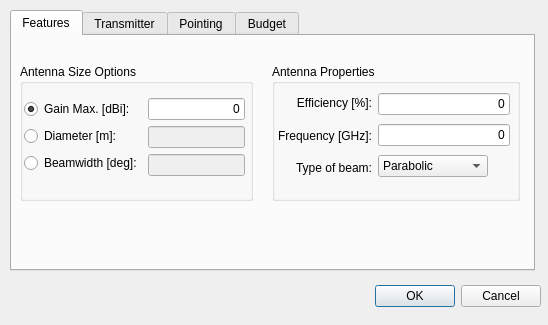
<?xml version="1.0" encoding="UTF-8"?>
<ui version="4.0">
 <class>transmitterPayloadDialog</class>
 <widget class="QDialog" name="transmitterPayloadDialog">
  <property name="geometry">
   <rect>
    <x>0</x>
    <y>0</y>
    <width>548</width>
    <height>325</height>
   </rect>
  </property>
  <property name="minimumSize">
   <size>
    <width>548</width>
    <height>325</height>
   </size>
  </property>
  <property name="maximumSize">
   <size>
    <width>548</width>
    <height>325</height>
   </size>
  </property>
  <property name="sizeIncrement">
   <size>
    <width>0</width>
    <height>0</height>
   </size>
  </property>
  <property name="windowTitle">
   <string>Transmitter</string>
  </property>
  <widget class="QDialogButtonBox" name="buttonBox">
   <property name="geometry">
    <rect>
     <x>200</x>
     <y>280</y>
     <width>341</width>
     <height>32</height>
    </rect>
   </property>
   <property name="orientation">
    <enum>Qt::Horizontal</enum>
   </property>
   <property name="standardButtons">
    <set>QDialogButtonBox::Cancel|QDialogButtonBox::Ok</set>
   </property>
  </widget>
  <widget class="QTabWidget" name="tabWidget">
   <property name="geometry">
    <rect>
     <x>10</x>
     <y>10</y>
     <width>525</width>
     <height>261</height>
    </rect>
   </property>
   <property name="currentIndex">
    <number>0</number>
   </property>
   <widget class="QWidget" name="FeaturesPage">
    <property name="enabled">
     <bool>true</bool>
    </property>
    <attribute name="title">
     <string>Features</string>
    </attribute>
    <widget class="QGroupBox" name="AntennaSizeGroupBox">
     <property name="geometry">
      <rect>
       <x>8</x>
       <y>28</y>
       <width>233</width>
       <height>137</height>
      </rect>
     </property>
     <property name="title">
      <string>Antenna Size Options</string>
     </property>
     <widget class="QWidget" name="layoutWidget">
      <property name="geometry">
       <rect>
        <x>4</x>
        <y>24</y>
        <width>221</width>
        <height>99</height>
       </rect>
      </property>
      <layout class="QVBoxLayout" name="verticalLayout_5">
       <item>
        <layout class="QHBoxLayout" name="horizontalLayout">
         <item>
          <layout class="QVBoxLayout" name="verticalLayout">
           <item>
            <widget class="QRadioButton" name="GainMaxRadioButton">
             <property name="text">
              <string>Gain Max. [dBi]:</string>
             </property>
             <property name="checked">
              <bool>true</bool>
             </property>
             <property name="autoRepeat">
              <bool>false</bool>
             </property>
            </widget>
           </item>
           <item>
            <widget class="QRadioButton" name="DiameterRadioButton">
             <property name="layoutDirection">
              <enum>Qt::LeftToRight</enum>
             </property>
             <property name="text">
              <string>Diameter [m]:</string>
             </property>
            </widget>
           </item>
           <item>
            <widget class="QRadioButton" name="BeamWidthRadioButton">
             <property name="text">
              <string>Beamwidth [deg]:</string>
             </property>
            </widget>
           </item>
          </layout>
         </item>
         <item>
          <layout class="QVBoxLayout" name="verticalLayout_2">
           <item>
            <widget class="QLineEdit" name="GainLineEdit">
             <property name="text">
              <string>0</string>
             </property>
             <property name="alignment">
              <set>Qt::AlignRight|Qt::AlignTrailing|Qt::AlignVCenter</set>
             </property>
            </widget>
           </item>
           <item>
            <widget class="QLineEdit" name="DiameterLineEdit">
             <property name="enabled">
              <bool>false</bool>
             </property>
             <property name="text">
              <string/>
             </property>
             <property name="alignment">
              <set>Qt::AlignRight|Qt::AlignTrailing|Qt::AlignVCenter</set>
             </property>
            </widget>
           </item>
           <item>
            <widget class="QLineEdit" name="BeamLineEdit">
             <property name="enabled">
              <bool>false</bool>
             </property>
             <property name="text">
              <string/>
             </property>
             <property name="alignment">
              <set>Qt::AlignRight|Qt::AlignTrailing|Qt::AlignVCenter</set>
             </property>
            </widget>
           </item>
          </layout>
         </item>
        </layout>
       </item>
      </layout>
     </widget>
    </widget>
    <widget class="QGroupBox" name="groupBox">
     <property name="geometry">
      <rect>
       <x>260</x>
       <y>28</y>
       <width>248</width>
       <height>137</height>
      </rect>
     </property>
     <property name="title">
      <string>Antenna Properties</string>
     </property>
     <widget class="QWidget" name="layoutWidget">
      <property name="geometry">
       <rect>
        <x>6</x>
        <y>26</y>
        <width>232</width>
        <height>91</height>
       </rect>
      </property>
      <layout class="QHBoxLayout" name="horizontalLayout_2">
       <item>
        <layout class="QVBoxLayout" name="verticalLayout_4">
         <item>
          <widget class="QLabel" name="EfficiencyLabel">
           <property name="text">
            <string>Efficiency [%]:</string>
           </property>
           <property name="alignment">
            <set>Qt::AlignRight|Qt::AlignTrailing|Qt::AlignVCenter</set>
           </property>
          </widget>
         </item>
         <item>
          <widget class="QLabel" name="FrequencyLabel">
           <property name="text">
            <string>Frequency [GHz]:</string>
           </property>
           <property name="alignment">
            <set>Qt::AlignRight|Qt::AlignTrailing|Qt::AlignVCenter</set>
           </property>
          </widget>
         </item>
         <item>
          <widget class="QLabel" name="TypeBeamLabel">
           <property name="text">
            <string>Type of beam:</string>
           </property>
           <property name="alignment">
            <set>Qt::AlignRight|Qt::AlignTrailing|Qt::AlignVCenter</set>
           </property>
          </widget>
         </item>
        </layout>
       </item>
       <item>
        <layout class="QVBoxLayout" name="verticalLayout_3">
         <item>
          <widget class="QLineEdit" name="EfficiencyLineEdit">
           <property name="text">
            <string>0</string>
           </property>
           <property name="alignment">
            <set>Qt::AlignRight|Qt::AlignTrailing|Qt::AlignVCenter</set>
           </property>
          </widget>
         </item>
         <item>
          <widget class="QLineEdit" name="FrequencyLineEdit">
           <property name="text">
            <string>0</string>
           </property>
           <property name="alignment">
            <set>Qt::AlignRight|Qt::AlignTrailing|Qt::AlignVCenter</set>
           </property>
          </widget>
         </item>
         <item>
          <widget class="QComboBox" name="TypeBeamComboBox">
           <property name="maximumSize">
            <size>
             <width>110</width>
             <height>16777215</height>
            </size>
           </property>
           <item>
            <property name="text">
             <string>Parabolic</string>
            </property>
           </item>
          </widget>
         </item>
        </layout>
       </item>
      </layout>
     </widget>
    </widget>
   </widget>
   <widget class="QWidget" name="TransmitterPage">
    <attribute name="title">
     <string>Transmitter</string>
    </attribute>
    <widget class="QGroupBox" name="PolarisationGroupBox">
     <property name="geometry">
      <rect>
       <x>250</x>
       <y>10</y>
       <width>261</width>
       <height>101</height>
      </rect>
     </property>
     <property name="title">
      <string>Polarisation</string>
     </property>
     <widget class="QWidget" name="layoutWidget">
      <property name="geometry">
       <rect>
        <x>4</x>
        <y>24</y>
        <width>257</width>
        <height>72</height>
       </rect>
      </property>
      <layout class="QHBoxLayout" name="horizontalLayout_4">
       <item>
        <layout class="QVBoxLayout" name="verticalLayout_10">
         <item>
          <widget class="QLabel" name="TypePolLabel">
           <property name="text">
            <string>Type:</string>
           </property>
           <property name="alignment">
            <set>Qt::AlignRight|Qt::AlignTrailing|Qt::AlignVCenter</set>
           </property>
          </widget>
         </item>
         <item>
          <widget class="QLabel" name="TiltLabel">
           <property name="text">
            <string>Tilt Angle [deg]:</string>
           </property>
          </widget>
         </item>
        </layout>
       </item>
       <item>
        <layout class="QVBoxLayout" name="verticalLayout_11">
         <item>
          <widget class="QComboBox" name="PolarisationComboBox">
           <item>
            <property name="text">
             <string>Linear</string>
            </property>
           </item>
           <item>
            <property name="text">
             <string>Right Circular</string>
            </property>
           </item>
           <item>
            <property name="text">
             <string>Left Circular</string>
            </property>
           </item>
          </widget>
         </item>
         <item>
          <widget class="QLineEdit" name="TiltLineEdit">
           <property name="text">
            <string>0</string>
           </property>
           <property name="alignment">
            <set>Qt::AlignRight|Qt::AlignTrailing|Qt::AlignVCenter</set>
           </property>
          </widget>
         </item>
        </layout>
       </item>
      </layout>
     </widget>
    </widget>
    <widget class="QGroupBox" name="ModulationGroupBox">
     <property name="geometry">
      <rect>
       <x>252</x>
       <y>110</y>
       <width>261</width>
       <height>101</height>
      </rect>
     </property>
     <property name="title">
      <string>Modulation</string>
     </property>
     <widget class="QWidget" name="layoutWidget">
      <property name="geometry">
       <rect>
        <x>4</x>
        <y>24</y>
        <width>249</width>
        <height>72</height>
       </rect>
      </property>
      <layout class="QHBoxLayout" name="horizontalLayout_5">
       <item>
        <layout class="QVBoxLayout" name="verticalLayout_12">
         <item>
          <widget class="QLabel" name="TypeModLabel">
           <property name="text">
            <string>Type:</string>
           </property>
           <property name="alignment">
            <set>Qt::AlignRight|Qt::AlignTrailing|Qt::AlignVCenter</set>
           </property>
          </widget>
         </item>
         <item>
          <widget class="QLabel" name="DataRateLabel">
           <property name="text">
            <string>Data Rate [Mbps]:</string>
           </property>
          </widget>
         </item>
        </layout>
       </item>
       <item>
        <layout class="QVBoxLayout" name="verticalLayout_13">
         <item>
          <widget class="QComboBox" name="TypeModComboBox">
           <item>
            <property name="text">
             <string>BPSK</string>
            </property>
           </item>
           <item>
            <property name="text">
             <string>DE-BPSK</string>
            </property>
           </item>
           <item>
            <property name="text">
             <string>D-BPSK</string>
            </property>
           </item>
           <item>
            <property name="text">
             <string>QPSK</string>
            </property>
           </item>
           <item>
            <property name="text">
             <string>DE-QPSK</string>
            </property>
           </item>
           <item>
            <property name="text">
             <string>D-QPSK</string>
            </property>
           </item>
           <item>
            <property name="text">
             <string>OQPSK</string>
            </property>
           </item>
           <item>
            <property name="text">
             <string>MSK</string>
            </property>
           </item>
          </widget>
         </item>
         <item>
          <widget class="QLineEdit" name="DataRateLineEdit">
           <property name="text">
            <string>0</string>
           </property>
           <property name="alignment">
            <set>Qt::AlignRight|Qt::AlignTrailing|Qt::AlignVCenter</set>
           </property>
          </widget>
         </item>
        </layout>
       </item>
      </layout>
     </widget>
    </widget>
    <widget class="QGroupBox" name="EquipmentGroupBox">
     <property name="geometry">
      <rect>
       <x>8</x>
       <y>10</y>
       <width>237</width>
       <height>201</height>
      </rect>
     </property>
     <property name="title">
      <string>Equipment</string>
     </property>
     <widget class="QWidget" name="layoutWidget">
      <property name="geometry">
       <rect>
        <x>7</x>
        <y>27</y>
        <width>221</width>
        <height>130</height>
       </rect>
      </property>
      <layout class="QHBoxLayout" name="horizontalLayout_3">
       <item>
        <layout class="QVBoxLayout" name="verticalLayout_8">
         <item>
          <widget class="QLabel" name="PowerLabel">
           <property name="text">
            <string>Power [W]:</string>
           </property>
           <property name="alignment">
            <set>Qt::AlignRight|Qt::AlignTrailing|Qt::AlignVCenter</set>
           </property>
          </widget>
         </item>
         <item>
          <widget class="QLabel" name="TxFeederLossLabel">
           <property name="text">
            <string>Feeder Loss [dB]:</string>
           </property>
           <property name="alignment">
            <set>Qt::AlignRight|Qt::AlignTrailing|Qt::AlignVCenter</set>
           </property>
          </widget>
         </item>
         <item>
          <widget class="QLabel" name="TxDepointingLossLabel">
           <property name="text">
            <string>Depointing Loss [dB]:</string>
           </property>
          </widget>
         </item>
         <item>
          <widget class="QLabel" name="BandWidthLabel">
           <property name="text">
            <string>Bandwidth [MHz]:</string>
           </property>
           <property name="alignment">
            <set>Qt::AlignRight|Qt::AlignTrailing|Qt::AlignVCenter</set>
           </property>
          </widget>
         </item>
        </layout>
       </item>
       <item>
        <layout class="QVBoxLayout" name="verticalLayout_7">
         <item>
          <widget class="QLineEdit" name="PowerLineEdit">
           <property name="minimumSize">
            <size>
             <width>0</width>
             <height>0</height>
            </size>
           </property>
           <property name="text">
            <string/>
           </property>
           <property name="alignment">
            <set>Qt::AlignRight|Qt::AlignTrailing|Qt::AlignVCenter</set>
           </property>
          </widget>
         </item>
         <item>
          <widget class="QLineEdit" name="TxFeederLossLineEdit">
           <property name="text">
            <string>0</string>
           </property>
           <property name="alignment">
            <set>Qt::AlignRight|Qt::AlignTrailing|Qt::AlignVCenter</set>
           </property>
          </widget>
         </item>
         <item>
          <widget class="QLineEdit" name="TxDepointingLossLineEdit">
           <property name="text">
            <string>0</string>
           </property>
           <property name="alignment">
            <set>Qt::AlignRight|Qt::AlignTrailing|Qt::AlignVCenter</set>
           </property>
          </widget>
         </item>
         <item>
          <widget class="QLineEdit" name="BandWidthLineEdit">
           <property name="minimumSize">
            <size>
             <width>0</width>
             <height>0</height>
            </size>
           </property>
           <property name="text">
            <string/>
           </property>
           <property name="alignment">
            <set>Qt::AlignRight|Qt::AlignTrailing|Qt::AlignVCenter</set>
           </property>
          </widget>
         </item>
        </layout>
       </item>
      </layout>
     </widget>
    </widget>
   </widget>
   <widget class="QWidget" name="PointingPage">
    <attribute name="title">
     <string>Pointing</string>
    </attribute>
    <widget class="QStackedWidget" name="stackedWidget">
     <property name="enabled">
      <bool>true</bool>
     </property>
     <property name="geometry">
      <rect>
       <x>84</x>
       <y>116</y>
       <width>365</width>
       <height>69</height>
      </rect>
     </property>
     <property name="currentIndex">
      <number>1</number>
     </property>
     <widget class="QWidget" name="CircularPage">
      <widget class="QWidget" name="layoutWidget">
       <property name="geometry">
        <rect>
         <x>84</x>
         <y>8</y>
         <width>211</width>
         <height>28</height>
        </rect>
       </property>
       <layout class="QHBoxLayout" name="horizontalLayout_10">
        <item>
         <widget class="QLabel" name="ConeAngleLabel">
          <property name="text">
           <string>Cone Angle      </string>
          </property>
          <property name="alignment">
           <set>Qt::AlignRight|Qt::AlignTrailing|Qt::AlignVCenter</set>
          </property>
         </widget>
        </item>
        <item>
         <widget class="QLineEdit" name="ConeAngleLineEdit">
          <property name="maximumSize">
           <size>
            <width>100</width>
            <height>26</height>
           </size>
          </property>
          <property name="text">
           <string>0</string>
          </property>
          <property name="alignment">
           <set>Qt::AlignRight|Qt::AlignTrailing|Qt::AlignVCenter</set>
          </property>
         </widget>
        </item>
       </layout>
      </widget>
     </widget>
     <widget class="QWidget" name="RectangularPage">
      <widget class="QWidget" name="layoutWidget">
       <property name="geometry">
        <rect>
         <x>4</x>
         <y>1</y>
         <width>325</width>
         <height>62</height>
        </rect>
       </property>
       <layout class="QHBoxLayout" name="horizontalLayout_9">
        <item>
         <layout class="QVBoxLayout" name="verticalLayout_17">
          <item>
           <widget class="QLabel" name="VerAngleLabel">
            <property name="text">
             <string>Vertical Half Angle [deg]:</string>
            </property>
            <property name="alignment">
             <set>Qt::AlignRight|Qt::AlignTrailing|Qt::AlignVCenter</set>
            </property>
           </widget>
          </item>
          <item>
           <widget class="QLabel" name="HorAngleLabel">
            <property name="text">
             <string>Horizontal Half Angle [deg]:</string>
            </property>
           </widget>
          </item>
         </layout>
        </item>
        <item>
         <layout class="QVBoxLayout" name="verticalLayout_16">
          <item>
           <widget class="QLineEdit" name="VertAngleLineEdit">
            <property name="alignment">
             <set>Qt::AlignRight|Qt::AlignTrailing|Qt::AlignVCenter</set>
            </property>
           </widget>
          </item>
          <item>
           <widget class="QLineEdit" name="HorAngleLineEdit">
            <property name="alignment">
             <set>Qt::AlignRight|Qt::AlignTrailing|Qt::AlignVCenter</set>
            </property>
           </widget>
          </item>
         </layout>
        </item>
       </layout>
      </widget>
     </widget>
    </widget>
    <widget class="QWidget" name="layoutWidget">
     <property name="geometry">
      <rect>
       <x>168</x>
       <y>12</y>
       <width>242</width>
       <height>95</height>
      </rect>
     </property>
     <layout class="QHBoxLayout" name="horizontalLayout_6">
      <item>
       <layout class="QVBoxLayout" name="verticalLayout_15">
        <item>
         <widget class="QLabel" name="ElevationLabel">
          <property name="text">
           <string>Elevation [deg]:</string>
          </property>
         </widget>
        </item>
        <item>
         <widget class="QLabel" name="AzimuthLabel">
          <property name="text">
           <string>Azimuth [deg]:</string>
          </property>
         </widget>
        </item>
        <item>
         <widget class="QLabel" name="ConeShapeLabel">
          <property name="text">
           <string>Cone Shape</string>
          </property>
          <property name="alignment">
           <set>Qt::AlignRight|Qt::AlignTrailing|Qt::AlignVCenter</set>
          </property>
         </widget>
        </item>
       </layout>
      </item>
      <item>
       <layout class="QVBoxLayout" name="verticalLayout_14">
        <item>
         <widget class="QLineEdit" name="ElLineEdit">
          <property name="enabled">
           <bool>true</bool>
          </property>
          <property name="font">
           <font>
            <italic>false</italic>
            <underline>false</underline>
            <strikeout>false</strikeout>
           </font>
          </property>
          <property name="text">
           <string>90</string>
          </property>
          <property name="alignment">
           <set>Qt::AlignRight|Qt::AlignTrailing|Qt::AlignVCenter</set>
          </property>
         </widget>
        </item>
        <item>
         <widget class="QLineEdit" name="AzLineEdit">
          <property name="enabled">
           <bool>true</bool>
          </property>
          <property name="text">
           <string>0</string>
          </property>
          <property name="alignment">
           <set>Qt::AlignRight|Qt::AlignTrailing|Qt::AlignVCenter</set>
          </property>
         </widget>
        </item>
        <item>
         <widget class="QComboBox" name="ConeShapeComboBox">
          <item>
           <property name="text">
            <string>Rectangular</string>
           </property>
          </item>
          <item>
           <property name="text">
            <string>Oval</string>
           </property>
          </item>
         </widget>
        </item>
       </layout>
      </item>
     </layout>
    </widget>
    <widget class="QCheckBox" name="observationCheckBox">
     <property name="geometry">
      <rect>
       <x>20</x>
       <y>20</y>
       <width>101</width>
       <height>17</height>
      </rect>
     </property>
     <property name="text">
      <string>Observation</string>
     </property>
    </widget></widget>
   <widget class="QWidget" name="BudgetPage">
    <attribute name="title">
     <string>Budget</string>
    </attribute>
    <widget class="QWidget" name="formLayoutWidget_2">
     <property name="geometry">
      <rect>
       <x>160</x>
       <y>48</y>
       <width>201</width>
       <height>128</height>
      </rect>
     </property>
     <layout class="QFormLayout" name="formLayout_2">
      <property name="fieldGrowthPolicy">
       <enum>QFormLayout::FieldsStayAtSizeHint</enum>
      </property>
      <item row="0" column="0">
       <widget class="QLabel" name="MassLabel">
        <property name="text">
         <string>Mass [Kg]: </string>
        </property>
        <property name="alignment">
         <set>Qt::AlignRight|Qt::AlignTrailing|Qt::AlignVCenter</set>
        </property>
       </widget>
      </item>
      <item row="0" column="1">
       <widget class="QLineEdit" name="MassLineEdit">
        <property name="alignment">
         <set>Qt::AlignRight|Qt::AlignTrailing|Qt::AlignVCenter</set>
        </property>
       </widget>
      </item>
      <item row="1" column="0">
       <widget class="QLabel" name="LengthLabel">
        <property name="text">
         <string>Length [m]: </string>
        </property>
        <property name="alignment">
         <set>Qt::AlignRight|Qt::AlignTrailing|Qt::AlignVCenter</set>
        </property>
       </widget>
      </item>
      <item row="1" column="1">
       <widget class="QLineEdit" name="LengthLineEdit">
        <property name="alignment">
         <set>Qt::AlignRight|Qt::AlignTrailing|Qt::AlignVCenter</set>
        </property>
       </widget>
      </item>
      <item row="2" column="0">
       <widget class="QLabel" name="WidthLabel">
        <property name="text">
         <string>Width [m]: </string>
        </property>
        <property name="alignment">
         <set>Qt::AlignRight|Qt::AlignTrailing|Qt::AlignVCenter</set>
        </property>
       </widget>
      </item>
      <item row="2" column="1">
       <widget class="QLineEdit" name="WidthLineEdit">
        <property name="alignment">
         <set>Qt::AlignRight|Qt::AlignTrailing|Qt::AlignVCenter</set>
        </property>
       </widget>
      </item>
      <item row="3" column="0">
       <widget class="QLabel" name="HightLabel">
        <property name="text">
         <string>Hight [m]: </string>
        </property>
        <property name="alignment">
         <set>Qt::AlignRight|Qt::AlignTrailing|Qt::AlignVCenter</set>
        </property>
       </widget>
      </item>
      <item row="3" column="1">
       <widget class="QLineEdit" name="HightLineEdit">
        <property name="alignment">
         <set>Qt::AlignRight|Qt::AlignTrailing|Qt::AlignVCenter</set>
        </property>
       </widget>
      </item>
     </layout>
    </widget>
   </widget>
  </widget>
  <widget class="QWidget" name="layoutWidget">
   <property name="geometry">
    <rect>
     <x>0</x>
     <y>0</y>
     <width>2</width>
     <height>2</height>
    </rect>
   </property>
   <layout class="QHBoxLayout" name="horizontalLayout_7"/>
  </widget>
  <widget class="QWidget" name="layoutWidget">
   <property name="geometry">
    <rect>
     <x>0</x>
     <y>0</y>
     <width>2</width>
     <height>2</height>
    </rect>
   </property>
   <layout class="QHBoxLayout" name="horizontalLayout_8"/>
  </widget>
 </widget>
 <tabstops>
  <tabstop>GainMaxRadioButton</tabstop>
  <tabstop>GainLineEdit</tabstop>
  <tabstop>DiameterRadioButton</tabstop>
  <tabstop>DiameterLineEdit</tabstop>
  <tabstop>BeamWidthRadioButton</tabstop>
  <tabstop>BeamLineEdit</tabstop>
  <tabstop>EfficiencyLineEdit</tabstop>
  <tabstop>FrequencyLineEdit</tabstop>
  <tabstop>TypeBeamComboBox</tabstop>
  <tabstop>PowerLineEdit</tabstop>
  <tabstop>TxFeederLossLineEdit</tabstop>
  <tabstop>TxDepointingLossLineEdit</tabstop>
  <tabstop>PolarisationComboBox</tabstop>
  <tabstop>TiltLineEdit</tabstop>
  <tabstop>TypeModComboBox</tabstop>
  <tabstop>DataRateLineEdit</tabstop>
  <tabstop>ElLineEdit</tabstop>
  <tabstop>AzLineEdit</tabstop>
  <tabstop>ConeShapeComboBox</tabstop>
  <tabstop>ConeAngleLineEdit</tabstop>
  <tabstop>MassLineEdit</tabstop>
  <tabstop>LengthLineEdit</tabstop>
  <tabstop>WidthLineEdit</tabstop>
  <tabstop>HightLineEdit</tabstop>
  <tabstop>HorAngleLineEdit</tabstop>
  <tabstop>buttonBox</tabstop>
  <tabstop>tabWidget</tabstop>
  <tabstop>VertAngleLineEdit</tabstop>
 </tabstops>
 <resources/>
 <connections>
  <connection>
   <sender>buttonBox</sender>
   <signal>accepted()</signal>
   <receiver>transmitterPayloadDialog</receiver>
   <slot>accept()</slot>
   <hints>
    <hint type="sourcelabel">
     <x>248</x>
     <y>254</y>
    </hint>
    <hint type="destinationlabel">
     <x>157</x>
     <y>274</y>
    </hint>
   </hints>
  </connection>
  <connection>
   <sender>buttonBox</sender>
   <signal>rejected()</signal>
   <receiver>transmitterPayloadDialog</receiver>
   <slot>reject()</slot>
   <hints>
    <hint type="sourcelabel">
     <x>316</x>
     <y>260</y>
    </hint>
    <hint type="destinationlabel">
     <x>286</x>
     <y>274</y>
    </hint>
   </hints>
  </connection>
  <connection>
   <sender>GainMaxRadioButton</sender>
   <signal>toggled(bool)</signal>
   <receiver>GainLineEdit</receiver>
   <slot>setEnabled(bool)</slot>
   <hints>
    <hint type="sourcelabel">
     <x>149</x>
     <y>117</y>
    </hint>
    <hint type="destinationlabel">
     <x>226</x>
     <y>106</y>
    </hint>
   </hints>
  </connection>
  <connection>
   <sender>DiameterRadioButton</sender>
   <signal>toggled(bool)</signal>
   <receiver>DiameterLineEdit</receiver>
   <slot>setEnabled(bool)</slot>
   <hints>
    <hint type="sourcelabel">
     <x>144</x>
     <y>144</y>
    </hint>
    <hint type="destinationlabel">
     <x>219</x>
     <y>136</y>
    </hint>
   </hints>
  </connection>
  <connection>
   <sender>BeamWidthRadioButton</sender>
   <signal>toggled(bool)</signal>
   <receiver>BeamLineEdit</receiver>
   <slot>setEnabled(bool)</slot>
   <hints>
    <hint type="sourcelabel">
     <x>135</x>
     <y>171</y>
    </hint>
    <hint type="destinationlabel">
     <x>219</x>
     <y>172</y>
    </hint>
   </hints>
  </connection>
  <connection>
   <sender>GainMaxRadioButton</sender>
   <signal>toggled(bool)</signal>
   <receiver>DiameterLineEdit</receiver>
   <slot>setDisabled(bool)</slot>
   <hints>
    <hint type="sourcelabel">
     <x>91</x>
     <y>106</y>
    </hint>
    <hint type="destinationlabel">
     <x>241</x>
     <y>155</y>
    </hint>
   </hints>
  </connection>
  <connection>
   <sender>GainMaxRadioButton</sender>
   <signal>toggled(bool)</signal>
   <receiver>BeamLineEdit</receiver>
   <slot>setDisabled(bool)</slot>
   <hints>
    <hint type="sourcelabel">
     <x>98</x>
     <y>108</y>
    </hint>
    <hint type="destinationlabel">
     <x>225</x>
     <y>175</y>
    </hint>
   </hints>
  </connection>
  <connection>
   <sender>DiameterRadioButton</sender>
   <signal>toggled(bool)</signal>
   <receiver>GainLineEdit</receiver>
   <slot>setDisabled(bool)</slot>
   <hints>
    <hint type="sourcelabel">
     <x>85</x>
     <y>134</y>
    </hint>
    <hint type="destinationlabel">
     <x>217</x>
     <y>109</y>
    </hint>
   </hints>
  </connection>
  <connection>
   <sender>DiameterRadioButton</sender>
   <signal>toggled(bool)</signal>
   <receiver>BeamLineEdit</receiver>
   <slot>setDisabled(bool)</slot>
   <hints>
    <hint type="sourcelabel">
     <x>45</x>
     <y>144</y>
    </hint>
    <hint type="destinationlabel">
     <x>213</x>
     <y>175</y>
    </hint>
   </hints>
  </connection>
  <connection>
   <sender>BeamWidthRadioButton</sender>
   <signal>toggled(bool)</signal>
   <receiver>DiameterLineEdit</receiver>
   <slot>setDisabled(bool)</slot>
   <hints>
    <hint type="sourcelabel">
     <x>76</x>
     <y>171</y>
    </hint>
    <hint type="destinationlabel">
     <x>218</x>
     <y>143</y>
    </hint>
   </hints>
  </connection>
  <connection>
   <sender>BeamWidthRadioButton</sender>
   <signal>toggled(bool)</signal>
   <receiver>GainLineEdit</receiver>
   <slot>setDisabled(bool)</slot>
   <hints>
    <hint type="sourcelabel">
     <x>98</x>
     <y>171</y>
    </hint>
    <hint type="destinationlabel">
     <x>223</x>
     <y>101</y>
    </hint>
   </hints>
  </connection>
 </connections>
</ui>
